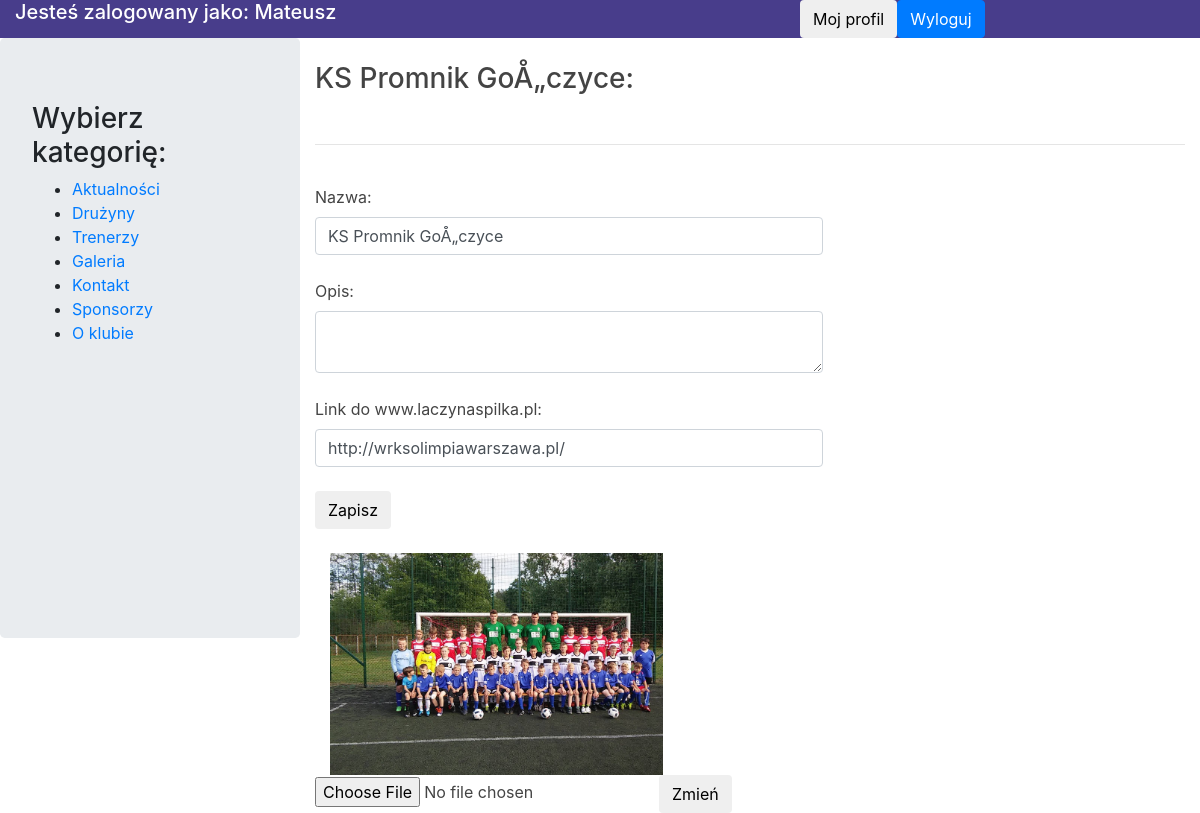
The app's page /admin/panel.php?strona=edytujdruzyne&id=1 (signed in) with its own data.
### tables this page shows
CREATE TABLE `teams` (
  `team_id` int(11) NOT NULL,
  `name` text NOT NULL,
  `description` text NOT NULL,
  `link` text NOT NULL,
  `coach_id` int(11) DEFAULT NULL,
  `team_photo` text NOT NULL
);

### admin/panel/view/team_edit.php (the view, shortened to what this page needs)
<?php
    require_once('../admin/scripts/connect.php');
    $con = mysqli_connect($host, $usr, $pass, $db);
    $id = $_GET['id'];
    $team_arr = mysqli_fetch_array(mysqli_query($con, "SELECT * FROM teams WHERE team_id='$id'"));
    echo '<br><h3>'.$team_arr[1].':</h3><br><hr><br>
        <form action="/promnik/admin/panel/model/team_edit.php?id='.$id.'" method="post">
        <label>Nazwa: </label>
        <input type="text" name="name" value="'.$team_arr[1].'" class="form-control col-md-7"><br>
        <label>Opis: </label>
        <textarea name="description" class="form-control col-md-7">'.$team_arr[2].'</textarea><br>
        <label>Link do www.laczynaspilka.pl:</label>
        <input type="text" name="link" value="'.$team_arr[3].'" class="form-control col-md-7"><br>
        <input type="submit" value="Zapisz" class="btn"></form>
        <br>';
    if($team_arr[5] != "") {
        echo '<img src="/promnik/img/teams/'.$team_arr[5].'" class="col-md-5" style="width: 100%"><br>';
    }
        echo '<form action="/promnik/admin/panel/model/team_photo.php?id='.$id.'" method="post" enctype="multipart/form-data">
                <input type="file" name="photo">';
    if($team_arr[5] != "") {
        echo '<input type="submit" value="Zmień" class="btn">';
    }
    else {
        echo '<input type="submit" value="Zapisz" class="btn">';
    }
    echo '</form>';
?>

### records on screen
teams: name "KS Promnik GoÅ„czyce", link "http://wrksolimpiawarszawa.pl/", team_photo (picture)

### other values on screen
$_SESSION['usr_name'] "Mateusz"
